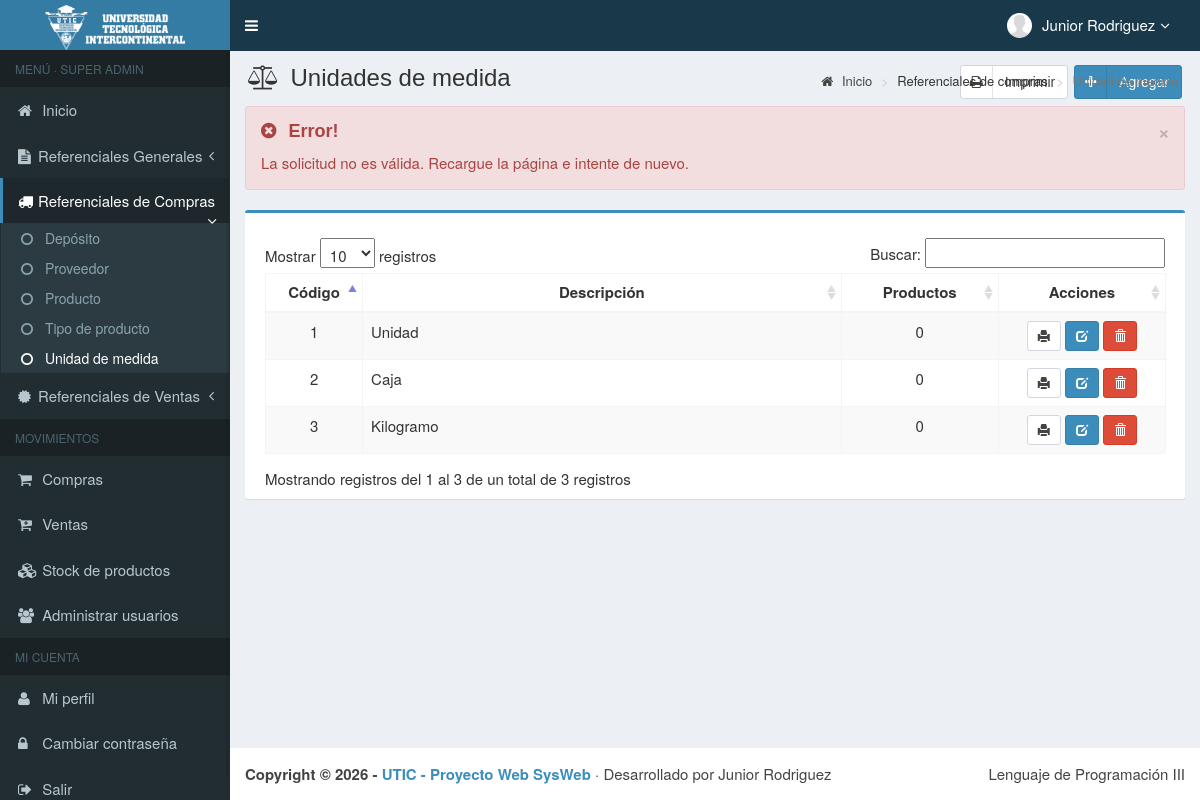
Before: /main.php?module=u_medida&alert=11 (signed in) with the older database file.
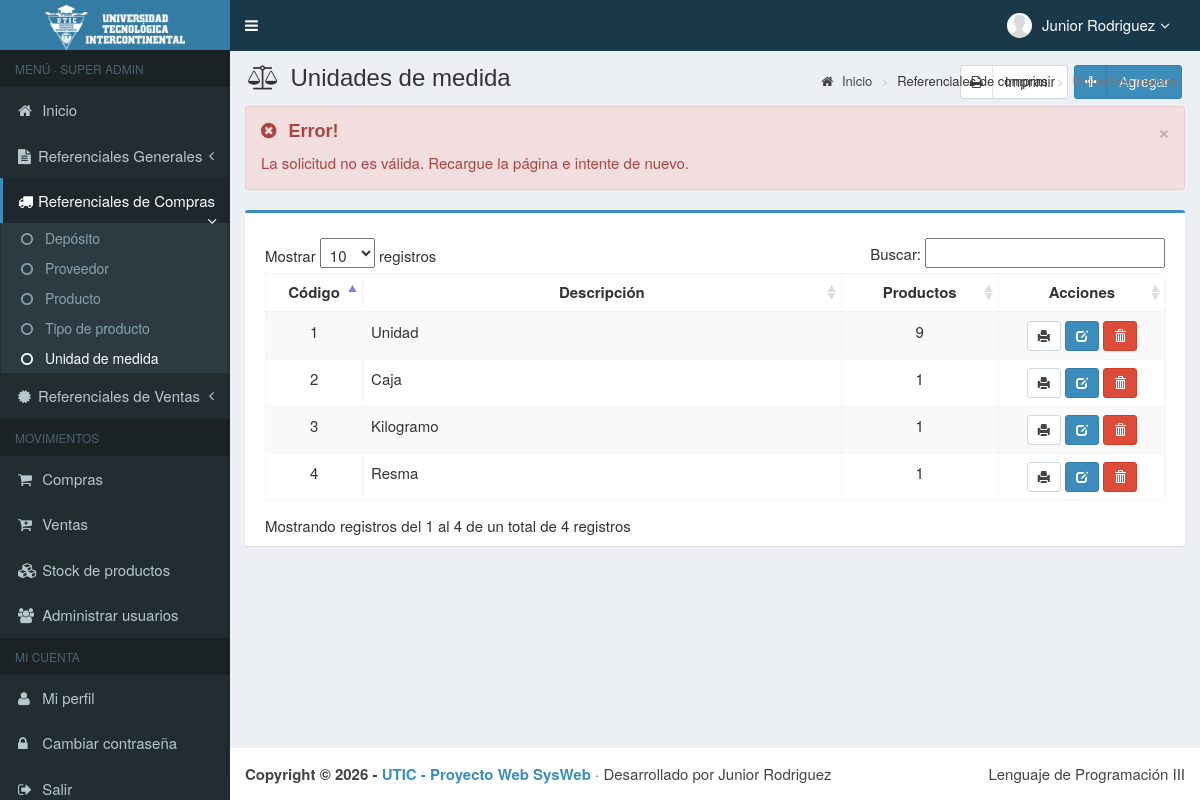
After: the same page with the newer database file.
### tables this page shows
CREATE TABLE usuarios (
    id_user         INT          NOT NULL AUTO_INCREMENT,
    username        VARCHAR(50)  NOT NULL,
    name_user       VARCHAR(150) NOT NULL,
    password        VARCHAR(255) NOT NULL,
    email           VARCHAR(150) NULL,
    telefono        VARCHAR(20)  NULL,
    foto            VARCHAR(300) NOT NULL DEFAULT '',
    permisos_acceso VARCHAR(30)  NOT NULL,           
    status          VARCHAR(15)  NOT NULL DEFAULT 'activo',    
    PRIMARY KEY (id_user),
    UNIQUE KEY uq_usuarios_username (username)
);

CREATE TABLE u_medida (
    id_u_medida INT         NOT NULL,
    u_descrip   VARCHAR(20) NOT NULL,
    PRIMARY KEY (id_u_medida)
);

### config/funciones.php (called while the page is built, shortened)
<?php
function e(?string $texto): string
{
    return htmlspecialchars($texto ?? "", ENT_QUOTES, "UTF-8");
}
function puede(string $modulo): bool
{
    return in_array($_SESSION["permisos_acceso"] ?? "", PERMISOS_MODULOS[$modulo] ?? [], true);
}
function gs(int|float|string|null $monto): string
{
    return number_format((float) $monto, 0, ",", ".");
}
function foto_usuario(?string $foto): string
{
    return "images/user/" . ($foto !== null && $foto !== "" ? rawurlencode($foto) : "user-default.png");
}

### modules/u_medida/view.php (the view, shortened to what this page needs)
<?php
$alertas = [
    1 => ["success", "Éxito!", "La unidad de medida se registró correctamente."],
    2 => ["success", "Éxito!", "La unidad de medida se modificó correctamente."],
    3 => ["success", "Éxito!", "La unidad de medida se eliminó correctamente."],
    4 => ["danger",  "Error!", "No se puede eliminar: hay productos que usan esta unidad de medida."],
    5 => ["danger",  "Error!", "Ya existe la unidad de medida con esa descripción."],
    6 => ["danger",  "Error!", "La unidad de medida que intenta eliminar no existe."],
    10 => ["danger", "Error!", "Datos incompletos o inválidos. Revise el formulario."],
    11 => ["danger", "Error!", "La solicitud no es válida. Recargue la página e intente de nuevo."],
];
$alerta = $alertas[(int) ($_GET["alert"] ?? 0)] ?? null;
$registros = $mysqli->query("SELECT x.id_u_medida, x.u_descrip, (SELECT COUNT(*) FROM producto p WHERE p.id_u_medida = x.id_u_medida) AS uso
                             FROM u_medida x ORDER BY x.id_u_medida");
?>
<section class="content-header">
    <h1>
        <i class="fa fa-balance-scale icon-title"></i> Unidades de medida
        <a class="btn btn-primary btn-social pull-right" href="?module=form_u_medida&form=add" title="Agregar" data-toggle="tooltip">
            <i class="fa fa-plus"></i> Agregar
        </a>
        <a class="btn btn-default btn-social pull-right" style="margin-right:6px" href="modules/u_medida/print.php" target="_blank" title="Imprimir listado" data-toggle="tooltip">
            <i class="fa fa-print"></i> Imprimir
        </a>
    </h1>
    <ol class="breadcrumb">
        <li><a href="?module=start"><i class="fa fa-home"></i> Inicio</a></li>
        <li>Referenciales de compras</li>
        <li class="active">Unidad de medida</li>
    </ol>
</section>
<section class="content">
    <div class="row">
        <div class="col-md-12">
            <?php if ($alerta): ?>
                <div class="alert alert-<?= $alerta[0] ?> alert-dismissable">
                    <button type="button" class="close" data-dismiss="alert" aria-hidden="true">&times;</button>
                    <h4><i class="icon fa <?= $alerta[0] === "success" ? "fa-check-circle" : "fa-times-circle" ?>"></i> <?= $alerta[1] ?></h4>
                    <?= $alerta[2] ?>
                </div>
            <?php endif; ?>
            <div class="box box-primary">
                <div class="box-body">
                    <table id="dataTables1" class="table table-bordered table-striped table-hover">
                        <thead>
                            <tr>
                                <th class="center">Código</th>
                                <th class="center">Descripción</th>
                                <th class="center">Productos</th>
                                <th class="center">Acciones</th>
                            </tr>
                        </thead>
                        <tbody>
                        <?php while ($r = $registros->fetch_assoc()): ?>
                            <tr>
                                <td width="80" class="center"><?= (int) $r["id_u_medida"] ?></td>
                                <td><?= e($r["u_descrip"]) ?></td>
                                <td width="140" class="center"><?= gs($r["uso"]) ?></td>
                                <td width="150" class="center">
                                    <a data-toggle="tooltip" title="Imprimir ficha" class="btn btn-default btn-sm" target="_blank"
                                       href="modules/u_medida/print_view.php?id=<?= (int) $r["id_u_medida"] ?>">
                                        <i class="glyphicon glyphicon-print"></i>
                                    </a>
                                    <a data-toggle="tooltip" title="Modificar" class="btn btn-primary btn-sm"
                                       href="?module=form_u_medida&form=edit&id=<?= (int) $r["id_u_medida"] ?>">
                                        <i style="color:#fff" class="glyphicon glyphicon-edit"></i>
                                    </a>
                                    <form method="POST" action="modules/u_medida/proses.php?act=delete" style="display:inline"
                                          onsubmit="return confirm('¿Eliminar la unidad de medida <?= e(addslashes($r["u_descrip"])) ?>?');">
                                        <button type="submit" class="btn btn-danger btn-sm" data-toggle="tooltip" title="Eliminar">
                                            <i style="color:#fff" class="glyphicon glyphicon-trash"></i>
                                        </button>
                                    </form>
                                </td>
                            </tr>
                        <?php endwhile; ?>
                        </tbody>
                    </table>
                </div>
            </div>
        </div>
    </div>
</section>

### main.php (shortened to what this page needs)
<?php
require_once "config/funciones.php";
require_once "config/database.php";
$module = $_GET["module"] ?? "start";
?>
<!DOCTYPE html>
<html lang="es">
  <head>
    <link href="assets/css/bootstrap.min.css" rel="stylesheet" type="text/css" />
    <link href="assets/plugins/font-awesome-4.6.3/css/font-awesome.min.css" rel="stylesheet" type="text/css" />
    <link href="assets/plugins/datatables/dataTables.bootstrap.css" rel="stylesheet" type="text/css" />
    <link href="assets/plugins/datepicker/datepicker.min.css" rel="stylesheet" type="text/css" />
    <link href="assets/plugins/chosen/css/chosen.min.css" rel="stylesheet" type="text/css" />
    <link href="assets/css/AdminLTE.min.css" rel="stylesheet" type="text/css" />
    <link href="assets/css/skins/skin-blue.min.css" rel="stylesheet" type="text/css" />
    <link href="assets/css/style.css" rel="stylesheet" type="text/css" />
  </head>
  <body class="skin-blue fixed">
    <div class="wrapper">
      <header class="main-header">
        <a href="?module=start" class="logo">
          <img src="assets/img/logo_2019.png" width="70%" alt="Logo">
        </a>
        <nav class="navbar navbar-static-top" role="navigation">
          <a href="#" class="sidebar-toggle" data-toggle="offcanvas" role="button">
          </a>
          <div class="navbar-custom-menu">
            <ul class="nav navbar-nav">
              <?php include "top-menu.php"; ?>
            </ul>
          </div>
        </nav>
      </header>
      <aside class="main-sidebar">
        <section class="sidebar">
          <?php include "sidebar-menu.php"; ?>
        </section>
      </aside>
      <div class="content-wrapper">
        <?php include "content.php"; ?>
      </div>
      <footer class="main-footer">
        <div class="pull-right hidden-xs">Lenguaje de Programación III</div>
        <strong>Copyright &copy; <?= date("Y") ?> - <a href="?module=start">UTIC - Proyecto Web SysWeb</a></strong>
        · Desarrollado por Junior Rodriguez
      </footer>
    </div>
  </body>
</html>

### top-menu.php (shortened to what this page needs)
<?php
$stmt = $mysqli->prepare("SELECT name_user, foto, permisos_acceso FROM usuarios WHERE id_user = ?");
$stmt->bind_param("i", $_SESSION["id_user"]);
$stmt->execute();
$usuario_top = $stmt->get_result()->fetch_assoc();
?>
<li class="dropdown user user-menu">
    <a href="#" class="dropdown-toggle" data-toggle="dropdown">
        <img src="<?= foto_usuario($usuario_top["foto"]) ?>" class="user-image" alt="Imagen de usuario">
        <span class="hidden-xs"><?= e($usuario_top["name_user"]) ?><i style="margin-left:5px" class="fa fa-angle-down"></i></span>
    </a>
</li>

### sidebar-menu.php (shortened to what this page needs)
<?php
$nivel = $_SESSION["permisos_acceso"];
$activo = fn(string ...$modulos) => in_array($module, $modulos, true) ? "active" : "";
?>
<ul class="sidebar-menu">
    <li class="header">MENÚ · <?= e(strtoupper($nivel)) ?></li>
    <li class="<?= $activo("start") ?>">
        <a href="?module=start"><i class="fa fa-home"></i> <span>Inicio</span></a>
    </li>
    <?php if ($nivel === "Super Admin"): ?>
        <li class="treeview <?= $activo("departamento", "form_departamento", "ciudad", "form_ciudad") ?>">
            <a href="javascript:void(0);">
                <i class="fa fa-file-text"></i><span>Referenciales Generales</span><i class="fa fa-angle-left pull-right"></i>
            </a>
        </li>
    <?php endif; ?>
    <?php if ($nivel === "Super Admin" || $nivel === "Compras"): ?>
        <li class="treeview <?= $activo("deposito", "form_deposito", "proveedor", "form_proveedor", "producto", "form_producto",
                                        "u_medida", "form_u_medida", "tipo_producto", "form_tipo_producto") ?>">
            <a href="javascript:void(0);">
                <i class="fa fa-truck"></i><span>Referenciales de Compras</span><i class="fa fa-angle-left pull-right"></i>
            </a>
            <ul class="treeview-menu">
                <li class="<?= $activo("deposito", "form_deposito") ?>"><a href="?module=deposito"><i class="fa fa-circle-o"></i> Depósito</a></li>
                <li class="<?= $activo("proveedor", "form_proveedor") ?>"><a href="?module=proveedor"><i class="fa fa-circle-o"></i> Proveedor</a></li>
                <li class="<?= $activo("producto", "form_producto") ?>"><a href="?module=producto"><i class="fa fa-circle-o"></i> Producto</a></li>
                <li class="<?= $activo("tipo_producto", "form_tipo_producto") ?>"><a href="?module=tipo_producto"><i class="fa fa-circle-o"></i> Tipo de producto</a></li>
                <li class="<?= $activo("u_medida", "form_u_medida") ?>"><a href="?module=u_medida"><i class="fa fa-circle-o"></i> Unidad de medida</a></li>
            </ul>
        </li>
    <?php endif; ?>
    <?php if ($nivel === "Super Admin" || $nivel === "Ventas"): ?>
        <li class="treeview <?= $activo("clientes", "form_clientes") ?>">
            <a href="javascript:void(0);">
                <i class="fa fa-certificate"></i><span>Referenciales de Ventas</span><i class="fa fa-angle-left pull-right"></i>
            </a>
        </li>
    <?php endif; ?>
    <li class="header">MOVIMIENTOS</li>
    <?php if (puede("compras")): ?>
        <li class="<?= $activo("compras", "form_compras", "detalle_compra") ?>">
            <a href="?module=compras"><i class="fa fa-shopping-cart"></i> <span>Compras</span></a>
        </li>
    <?php endif; ?>
    <?php if (puede("ventas")): ?>
        <li class="<?= $activo("ventas", "form_ventas", "detalle_venta") ?>">
            <a href="?module=ventas"><i class="fa fa-cart-plus"></i> <span>Ventas</span></a>
        </li>
    <?php endif; ?>
    <li class="<?= $activo("stock") ?>">
        <a href="?module=stock"><i class="fa fa-cubes"></i> <span>Stock de productos</span></a>
    </li>
    <?php if (puede("user")): ?>
        <li class="<?= $activo("user", "form_user") ?>">
            <a href="?module=user"><i class="fa fa-users"></i> <span>Administrar usuarios</span></a>
        </li>
    <?php endif; ?>
    <li class="header">MI CUENTA</li>
    <li class="<?= $activo("profile", "form_profile") ?>">
        <a href="?module=profile"><i class="fa fa-user"></i> <span>Mi perfil</span></a>
    </li>
    <li class="<?= $activo("password") ?>">
        <a href="?module=password"><i class="fa fa-lock"></i> <span>Cambiar contraseña</span></a>
    </li>
    <li>
        <a data-toggle="modal" href="#logout"><i class="fa fa-sign-out"></i> <span>Salir</span></a>
    </li>
</ul>

### content.php (shortened to what this page needs)
<?php
$vistas = [
    "start"        => "modules/start/view.php",
    "password"     => "modules/password/view.php",
    "user"         => "modules/user/view.php",
    "form_user"    => "modules/user/form.php",
    "profile"      => "modules/profile/view.php",
    "form_profile" => "modules/profile/form.php",
    "departamento"      => "modules/departamento/view.php",
    "form_departamento" => "modules/departamento/form.php",
    "ciudad"            => "modules/ciudad/view.php",
    "form_ciudad"       => "modules/ciudad/form.php",
    "clientes"          => "modules/clientes/view.php",
    "form_clientes"     => "modules/clientes/form.php",
    "compras"           => "modules/compras/view.php",
    "form_compras"      => "modules/compras/form.php",
    "detalle_compra"    => "modules/compras/detalle.php",
    "stock"             => "modules/stock/view.php",
    "u_medida"           => "modules/u_medida/view.php",
    "form_u_medida"      => "modules/u_medida/form.php",
    "tipo_producto"      => "modules/tipo_producto/view.php",
    "form_tipo_producto" => "modules/tipo_producto/form.php",
    "deposito"           => "modules/deposito/view.php",
    "form_deposito"      => "modules/deposito/form.php",
    "producto"           => "modules/producto/view.php",
    "form_producto"      => "modules/producto/form.php",
    "proveedor"          => "modules/proveedor/view.php",
    "form_proveedor"     => "modules/proveedor/form.php",
    "ventas"            => "modules/ventas/view.php",
    "form_ventas"       => "modules/ventas/form.php",
    "detalle_venta"     => "modules/ventas/detalle.php",
];
if (!isset(PERMISOS_MODULOS[$module])) {
    $titulo_aviso = "Módulo no encontrado";
    $texto_aviso  = "La sección solicitada no existe.";
} elseif (!puede($module)) {
    $titulo_aviso = "Acceso denegado";
    $texto_aviso  = "Tu nivel de usuario (" . e($_SESSION["permisos_acceso"]) . ") no tiene permiso para esta sección.";
} elseif (!isset($vistas[$module])) {
    $titulo_aviso = "Módulo en desarrollo";
    $texto_aviso  = "Esta sección se incorporará en las próximas etapas del proyecto.";
} else {
    include $vistas[$module];
    return;
}
?>

### assets/css/style.css (style rules this page uses)
.bg-red, .callout.callout-danger, .alert-danger, .alert-error, .label-danger, .modal-danger .modal-body { background-color: #f2dede !important; }
.alert-danger, .alert-error { border-color: #ebccd1; }
.btn-default { background-color: #fff; border-color: #d2d6de; color: #444; }
.btn-social *:first-child { border-right: 1px solid rgba(0, 0, 0, 0.1); bottom: 0; font-size: 1em !important; left: 0; line-height: 32px !important; position: absolute; text-align: center; top: 0; width: 32px !important; }
.content-header { padding: 15px 18px 0; position: relative; }
.content-header > .breadcrumb { background: transparent none repeat scroll 0 0; border-radius: 2px; float: right; font-size: 13px; margin-bottom: 0; margin-top: 0; padding: 7px 12px; position: absolute; right: 10px; top: 15px; }
.center { text-align:center; }
.icon-title { margin-right: 5px; }
body { background-color: #fff; color: #333; font-size: 15px; line-height: 1.42857; }

Changed rows visible on the page:
computed for u_medida "Unidad": uso "0" → "9"
computed for u_medida "Caja": uso "0" → "1"
computed for u_medida "Kilogramo": uso "0" → "1"
added u_medida: id_u_medida "4", u_descrip "Resma", uso "1"
Other visible differences:
text written by a page script: "Mostrar registros Buscar: Mostrando registros del 1 al 3 de un total de 3 registros" → "Mostrar registros Buscar: Mostrando registros del 1 al 4 de un total de 4 registros"
